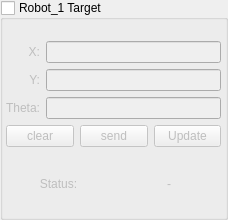
   <widget class="QGroupBox" name="groupBox_Target_robot1">
    <property name="geometry">
     <rect>
      <x>611</x>
      <y>240</y>
      <width>228</width>
      <height>220</height>
     </rect>
    </property>
    <property name="title">
     <string>Robot_1 Target</string>
    </property>
    <property name="checkable">
     <bool>true</bool>
    </property>
    <property name="checked">
     <bool>false</bool>
    </property>
    <widget class="QWidget" name="layoutWidget">
     <property name="geometry">
      <rect>
       <x>6</x>
       <y>41</y>
       <width>215</width>
       <height>174</height>
      </rect>
     </property>
     <layout class="QVBoxLayout" name="verticalLayout_19">
      <item>
       <layout class="QHBoxLayout" name="horizontalLayout_12">
        <item>
         <layout class="QVBoxLayout" name="verticalLayout_9">
          <item>
           <widget class="QLabel" name="label">
            <property name="layoutDirection">
             <enum>Qt::LeftToRight</enum>
            </property>
            <property name="text">
             <string>X:</string>
            </property>
            <property name="alignment">
             <set>Qt::AlignRight|Qt::AlignTrailing|Qt::AlignVCenter</set>
            </property>
           </widget>
          </item>
          <item>
           <widget class="QLabel" name="label_10">
            <property name="text">
             <string>Y:</string>
            </property>
            <property name="alignment">
             <set>Qt::AlignRight|Qt::AlignTrailing|Qt::AlignVCenter</set>
            </property>
           </widget>
          </item>
          <item>
           <widget class="QLabel" name="label_11">
            <property name="text">
             <string>Theta:</string>
            </property>
            <property name="alignment">
             <set>Qt::AlignRight|Qt::AlignTrailing|Qt::AlignVCenter</set>
            </property>
           </widget>
          </item>
         </layout>
        </item>
        <item>
         <layout class="QVBoxLayout" name="verticalLayout_10">
          <item>
           <widget class="QLineEdit" name="lineEdit_robot1_target_x"/>
          </item>
          <item>
           <widget class="QLineEdit" name="lineEdit_robot1_target_y"/>
          </item>
          <item>
           <widget class="QLineEdit" name="lineEdit_robot1_target_theta"/>
          </item>
         </layout>
        </item>
       </layout>
      </item>
      <item>
       <layout class="QVBoxLayout" name="verticalLayout_17">
        <item>
         <layout class="QHBoxLayout" name="horizontalLayout_15">
          <item>
           <widget class="QPushButton" name="pushButton_robot_1_clear">
            <property name="font">
             <font>
              <pointsize>9</pointsize>
             </font>
            </property>
            <property name="text">
             <string>clear</string>
            </property>
           </widget>
          </item>
          <item>
           <widget class="QPushButton" name="pushButton_robot_1_send">
            <property name="font">
             <font>
              <pointsize>9</pointsize>
             </font>
            </property>
            <property name="text">
             <string>send</string>
            </property>
           </widget>
          </item>
          <item>
           <widget class="QPushButton" name="pushButton_update_robot1">
            <property name="font">
             <font>
              <pointsize>9</pointsize>
             </font>
            </property>
            <property name="text">
             <string>Update</string>
            </property>
           </widget>
          </item>
         </layout>
        </item>
        <item>
         <layout class="QHBoxLayout" name="horizontalLayout_16">
          <item>
           <widget class="QLabel" name="label_16">
            <property name="text">
             <string>Status:</string>
            </property>
            <property name="alignment">
             <set>Qt::AlignCenter</set>
            </property>
           </widget>
          </item>
          <item>
           <widget class="QLabel" name="label_target_status_robot1">
            <property name="text">
             <string>-</string>
            </property>
            <property name="alignment">
             <set>Qt::AlignCenter</set>
            </property>
           </widget>
          </item>
         </layout>
        </item>
       </layout>
      </item>
     </layout>
    </widget>
   </widget>
